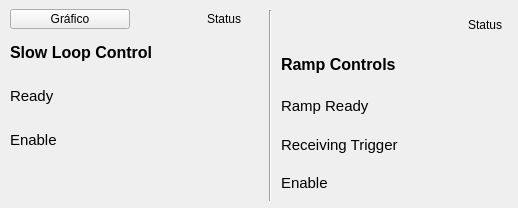
     <widget class="QWidget" name="scrollAreaWidgetContents_6">
      <property name="geometry">
       <rect>
        <x>0</x>
        <y>0</y>
        <width>518</width>
        <height>208</height>
       </rect>
      </property>
      <widget class="QWidget" name="layoutWidget">
       <property name="geometry">
        <rect>
         <x>281</x>
         <y>9</y>
         <width>230</width>
         <height>190</height>
        </rect>
       </property>
       <layout class="QGridLayout" name="gridLayout_3">
        <item row="0" column="1">
         <widget class="PyDMLabel" name="PyDMLabel_47">
          <property name="toolTip">
           <string/>
          </property>
          <property name="text">
           <string>Status</string>
          </property>
          <property name="alignment">
           <set>Qt::AlignCenter</set>
          </property>
         </widget>
        </item>
        <item row="1" column="0">
         <widget class="PyDMLabel" name="PyDMLabel_60">
          <property name="minimumSize">
           <size>
            <width>172</width>
            <height>35</height>
           </size>
          </property>
          <property name="maximumSize">
           <size>
            <width>172</width>
            <height>35</height>
           </size>
          </property>
          <property name="font">
           <font>
            <pointsize>12</pointsize>
            <weight>75</weight>
            <bold>true</bold>
           </font>
          </property>
          <property name="toolTip">
           <string/>
          </property>
          <property name="text">
           <string>Ramp Controls</string>
          </property>
         </widget>
        </item>
        <item row="2" column="0">
         <widget class="PyDMLabel" name="PyDMLabel_79">
          <property name="minimumSize">
           <size>
            <width>172</width>
            <height>35</height>
           </size>
          </property>
          <property name="maximumSize">
           <size>
            <width>172</width>
            <height>16777215</height>
           </size>
          </property>
          <property name="font">
           <font>
            <pointsize>11</pointsize>
           </font>
          </property>
          <property name="toolTip">
           <string/>
          </property>
          <property name="text">
           <string>Ramp Ready</string>
          </property>
         </widget>
        </item>
        <item row="3" column="0">
         <widget class="PyDMLabel" name="PyDMLabel_51">
          <property name="minimumSize">
           <size>
            <width>172</width>
            <height>0</height>
           </size>
          </property>
          <property name="maximumSize">
           <size>
            <width>172</width>
            <height>16777215</height>
           </size>
          </property>
          <property name="font">
           <font>
            <pointsize>11</pointsize>
           </font>
          </property>
          <property name="toolTip">
           <string/>
          </property>
          <property name="text">
           <string>Receiving Trigger</string>
          </property>
         </widget>
        </item>
        <item row="4" column="0">
         <widget class="PyDMLabel" name="pv02raps01_5">
          <property name="minimumSize">
           <size>
            <width>172</width>
            <height>0</height>
           </size>
          </property>
          <property name="maximumSize">
           <size>
            <width>172</width>
            <height>16777215</height>
           </size>
          </property>
          <property name="font">
           <font>
            <pointsize>11</pointsize>
           </font>
          </property>
          <property name="toolTip">
           <string/>
          </property>
          <property name="text">
           <string>Enable</string>
          </property>
         </widget>
        </item>
        <item row="2" column="1">
         <widget class="SiriusLedAlert" name="SiriusLedAlert">
          <property name="toolTip">
           <string/>
          </property>
          <property name="state">
           <bool>true</bool>
          </property>
          <property name="onColor">
           <color>
            <red>0</red>
            <green>140</green>
            <blue>0</blue>
           </color>
          </property>
          <property name="offColor">
           <color>
            <red>207</red>
            <green>0</green>
            <blue>0</blue>
           </color>
          </property>
          <property name="channel" stdset="0">
           <string>RA-RaBO01:RF-LLRF:RmpReady-Mon</string>
          </property>
         </widget>
        </item>
        <item row="4" column="1">
         <widget class="SiriusLedAlert" name="SiriusLedAlert_3">
          <property name="toolTip">
           <string/>
          </property>
          <property name="state">
           <bool>true</bool>
          </property>
          <property name="onColor">
           <color>
            <red>0</red>
            <green>140</green>
            <blue>0</blue>
           </color>
          </property>
          <property name="offColor">
           <color>
            <red>207</red>
            <green>0</green>
            <blue>0</blue>
           </color>
          </property>
          <property name="channel" stdset="0">
           <string>RA-RaBO01:RF-LLRF:RmpEnbl-Sts</string>
          </property>
         </widget>
        </item>
       </layout>
      </widget>
      <widget class="QWidget" name="layoutWidget_10">
       <property name="geometry">
        <rect>
         <x>10</x>
         <y>9</y>
         <width>250</width>
         <height>150</height>
        </rect>
       </property>
       <layout class="QGridLayout" name="gridLayout_15">
        <item row="0" column="1">
         <widget class="PyDMLabel" name="PyDMLabel_145">
          <property name="toolTip">
           <string/>
          </property>
          <property name="text">
           <string>Status</string>
          </property>
          <property name="alignment">
           <set>Qt::AlignCenter</set>
          </property>
         </widget>
        </item>
        <item row="3" column="0">
         <widget class="PyDMLabel" name="pv02raps01_8">
          <property name="minimumSize">
           <size>
            <width>172</width>
            <height>0</height>
           </size>
          </property>
          <property name="maximumSize">
           <size>
            <width>172</width>
            <height>16777215</height>
           </size>
          </property>
          <property name="font">
           <font>
            <pointsize>11</pointsize>
           </font>
          </property>
          <property name="toolTip">
           <string/>
          </property>
          <property name="text">
           <string>Enable</string>
          </property>
         </widget>
        </item>
        <item row="3" column="1">
         <widget class="SiriusLedAlert" name="SiriusLedAlert_6">
          <property name="toolTip">
           <string/>
          </property>
          <property name="state">
           <bool>true</bool>
          </property>
          <property name="onColor">
           <color>
            <red>0</red>
            <green>140</green>
            <blue>0</blue>
           </color>
          </property>
          <property name="offColor">
           <color>
            <red>207</red>
            <green>0</green>
            <blue>0</blue>
           </color>
          </property>
          <property name="channel" stdset="0">
           <string>RA-RaBO01:RF-LLRF:SL-Sts</string>
          </property>
         </widget>
        </item>
        <item row="2" column="0">
         <widget class="PyDMLabel" name="PyDMLabel_148">
          <property name="minimumSize">
           <size>
            <width>172</width>
            <height>0</height>
           </size>
          </property>
          <property name="maximumSize">
           <size>
            <width>172</width>
            <height>16777215</height>
           </size>
          </property>
          <property name="font">
           <font>
            <pointsize>11</pointsize>
           </font>
          </property>
          <property name="toolTip">
           <string/>
          </property>
          <property name="text">
           <string>Ready</string>
          </property>
         </widget>
        </item>
        <item row="2" column="1">
         <widget class="SiriusLedAlert" name="SiriusLedAlert_5">
          <property name="toolTip">
           <string/>
          </property>
          <property name="state">
           <bool>true</bool>
          </property>
          <property name="onColor">
           <color>
            <red>0</red>
            <green>140</green>
            <blue>0</blue>
           </color>
          </property>
          <property name="offColor">
           <color>
            <red>207</red>
            <green>0</green>
            <blue>0</blue>
           </color>
          </property>
          <property name="channel" stdset="0">
           <string>RA-RaBO01:RF-LLRF:SSARdy-Mon</string>
          </property>
         </widget>
        </item>
        <item row="1" column="0">
         <widget class="PyDMLabel" name="PyDMLabel_146">
          <property name="minimumSize">
           <size>
            <width>172</width>
            <height>35</height>
           </size>
          </property>
          <property name="maximumSize">
           <size>
            <width>172</width>
            <height>35</height>
           </size>
          </property>
          <property name="font">
           <font>
            <pointsize>12</pointsize>
            <weight>75</weight>
            <bold>true</bold>
           </font>
          </property>
          <property name="toolTip">
           <string/>
          </property>
          <property name="text">
           <string>Slow Loop Control</string>
          </property>
         </widget>
        </item>
        <item row="0" column="0">
         <widget class="PyDMPushButton" name="PyDMPushButton_43">
          <property name="minimumSize">
           <size>
            <width>120</width>
            <height>20</height>
           </size>
          </property>
          <property name="maximumSize">
           <size>
            <width>120</width>
            <height>20</height>
           </size>
          </property>
          <property name="toolTip">
           <string/>
          </property>
          <property name="text">
           <string>Gráfico</string>
          </property>
         </widget>
        </item>
       </layout>
      </widget>
      <widget class="Line" name="line_14">
       <property name="geometry">
        <rect>
         <x>260</x>
         <y>10</y>
         <width>21</width>
         <height>191</height>
        </rect>
       </property>
       <property name="sizeIncrement">
        <size>
         <width>0</width>
         <height>0</height>
        </size>
       </property>
       <property name="baseSize">
        <size>
         <width>0</width>
         <height>0</height>
        </size>
       </property>
       <property name="autoFillBackground">
        <bool>false</bool>
       </property>
       <property name="frameShadow">
        <enum>QFrame::Sunken</enum>
       </property>
       <property name="lineWidth">
        <number>1</number>
       </property>
       <property name="midLineWidth">
        <number>0</number>
       </property>
       <property name="orientation">
        <enum>Qt::Vertical</enum>
       </property>
      </widget>
     </widget>
